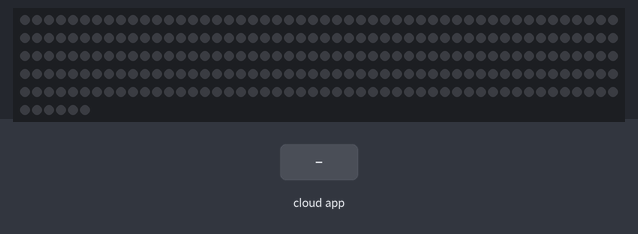
The sketch below on a simulated Arduino Uno, built with avr-gcc and run on an emulated ATmega328P. Parts: 256 RGB LEDs in strip order, left to right, continuing on the next row. Inputs (shaded band) come from the test bench. Dim RGB values are drawn brighter than linear; the ROS host is connected and sends only what is stated.

Above: at 1.2 s.
1.3 s: the phone or cloud app sets light_state to 45
At 1.7 s:
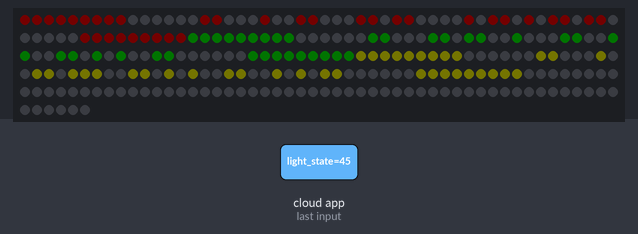
2.8 s: the phone or cloud app sets light_state to 90
At 4.0 s:
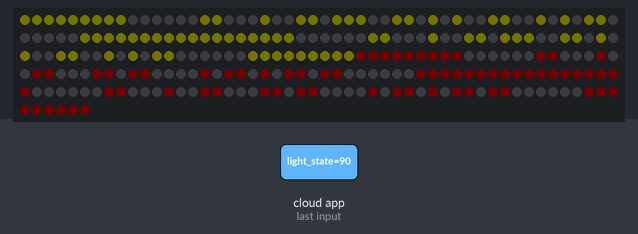
4.3 s: the phone or cloud app sets light_state to 0
At 5.3 s:
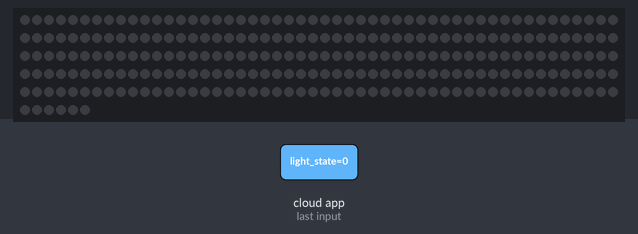
Timing chart, 0 to 7.3 s (numbered marks = the images above; inputs shaded):
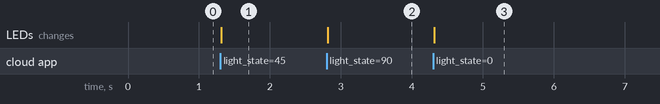

The sketch:

arduino_traffic_light.ino
```cpp
#include <ros.h>
#include <std_msgs/UInt16.h>
#include <Adafruit_NeoPixel.h>


//Adafruit_NeoPixel pixels_1 = Adafruit_NeoPixel(64, 2, NEO_GRB + NEO_KHZ800);
//Adafruit_NeoPixel pixels_2 = Adafruit_NeoPixel(64, 3, NEO_GRB + NEO_KHZ800);
//Adafruit_NeoPixel pixels_3 = Adafruit_NeoPixel(64, 5, NEO_GRB + NEO_KHZ800);

Adafruit_NeoPixel pixels = Adafruit_NeoPixel(64*4, 6, NEO_GRB + NEO_KHZ800);

ros::NodeHandle  nh;

const unsigned int red[4] PROGMEM = {33279, 45457, 46497, 65409};
const unsigned int yellow[4] PROGMEM = {33279, 40337, 43413, 65409};
const unsigned int green[4] PROGMEM =  {33279, 35249, 38297, 65409};


void light_helper(int light_msg, int count) {
  const unsigned int* light_pattern;

  switch (light_msg) {
    case 1:
      light_pattern = red;
      break;
    case 2:
      light_pattern = yellow;
      break;
    case 3:
      light_pattern = green;
      break;
    case 0:
      return;
  }

  unsigned int elt;
  for (byte i = 0; i < 4; ++i) {
    elt = pgm_read_word_near(light_pattern + i);
    while (elt > 0) {
      if (elt % 2) {
        switch (light_msg){
          case 1:
              pixels.setPixelColor(count, pixels.Color(1, 0, 0));
              break;
          case 2:
              pixels.setPixelColor(count, pixels.Color(1, 1, 0));
              break;
          case 3:
              pixels.setPixelColor(count, pixels.Color(0, 1, 0));
              break;
        }
      }
      elt = (unsigned int) elt >> 1;
      count++;
    }
  }

}

void messageCb( const std_msgs::UInt16& light_status){
    pixels.clear();
    unsigned int received = light_status.data;
    int next_status;
    for (int i = 0; i < 4; i++) {
      next_status = received % 4;
      light_helper(next_status, 64*i);
      received = received >> 2;
      }
    pixels.show();
  }

ros::Subscriber<std_msgs::UInt16> sub("/light_controller/light_state", &messageCb );

void setup()
{
  pixels.begin();
  nh.initNode();
  nh.subscribe(sub); //the name of the topic from ros_light_controller
}

void loop() {
  nh.spinOnce();
  delay(10);
}
```

Measured:
- after the input at 1.3 s, the LEDs: change at once (image 1)
- after the input at 2.8 s, the LEDs: change at once (image 2)
- after the input at 4.3 s, the LEDs: change at once (image 3)
